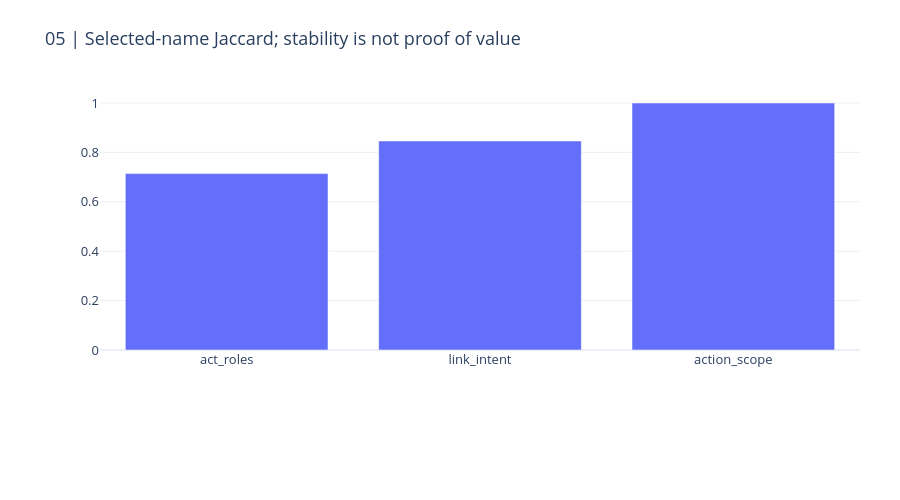
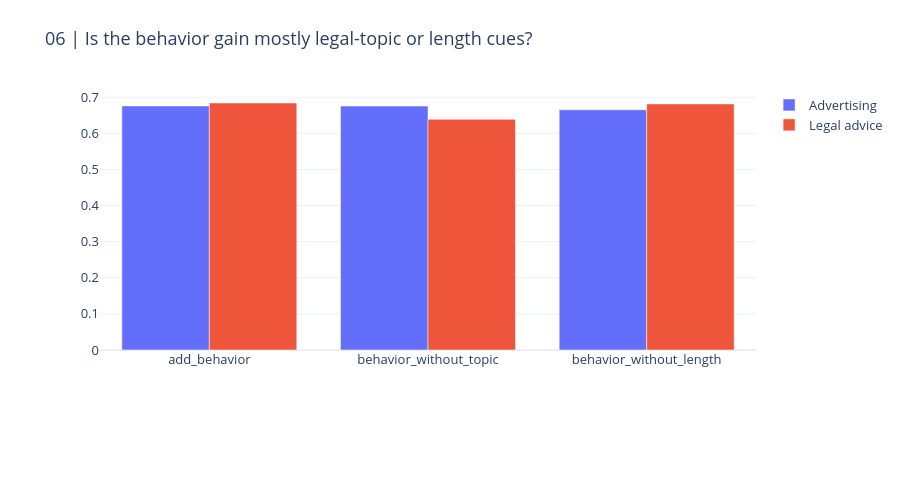

Notebook source saved alongside these figures, in order:
### Markdown cell above
## 5. Mechanism versus proxy

Removing legal-topic and length cues separately from the 58-column behavior bank helps test what drove its observed gain. Each removal re-screens the remaining training columns at the original budget; it is a representation ablation, not coefficient subtraction. Relationships are heuristic and can misparse language. A negated legal directive may still be legal advice; feature firing never assigns moderation labels.

### Code cell
CHARTS[4].show(renderer="plotly_mimetype")
CHARTS[5].show(renderer="plotly_mimetype")

### Figure 1 — Plotly figure (JSON) as saved in the notebook; plotly's stock layout.template omitted (floating-point values rounded to 4 significant figures)
{"data": [{"type": "bar", "x": ["act_roles", "link_intent", "action_scope"], "y": [0.7143, 0.8462, 1.0]}], "layout": {"font": {"size": 13}, "height": 500, "margin": {"b": 150, "l": 100, "r": 40, "t": 90}, "title": {"text": "05 | Selected-name Jaccard; stability is not proof of value"}, "xaxis": {"automargin": true}, "yaxis": {"automargin": true}}}

### Figure 2 — Plotly figure (JSON) as saved in the notebook; plotly's stock layout.template omitted (floating-point values rounded to 4 significant figures)
{"data": [{"name": "Advertising", "type": "bar", "x": ["add_behavior", "behavior_without_topic", "behavior_without_length"], "y": [0.6758, 0.6755, 0.6653]}, {"name": "Legal advice", "type": "bar", "x": ["add_behavior", "behavior_without_topic", "behavior_without_length"], "y": [0.6839, 0.6387, 0.6814]}], "layout": {"barmode": "group", "font": {"size": 13}, "height": 500, "margin": {"b": 150, "l": 100, "r": 40, "t": 90}, "title": {"text": "06 | Is the behavior gain mostly legal-topic or length cues?"}, "xaxis": {"automargin": true}, "yaxis": {"automargin": true}}}
